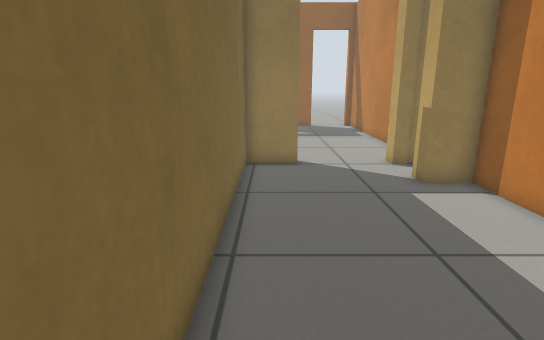
[1] (above)

19 first-person views from a walk through a Gazebo world. The camera is 0.79 m above the floor, tilts 14° down and sees 80° across. The floor is counted in squares, 0.25 m on a side. Each view is taken from the middle of a square. On the plan, view 1 faces up. The plan holds only what a view shows up to about 20 squares ahead; the rest is blank.

[2]
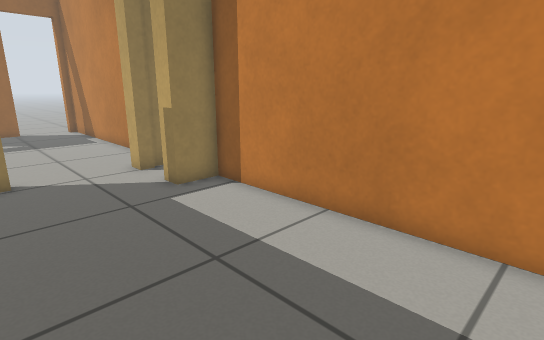

[3]
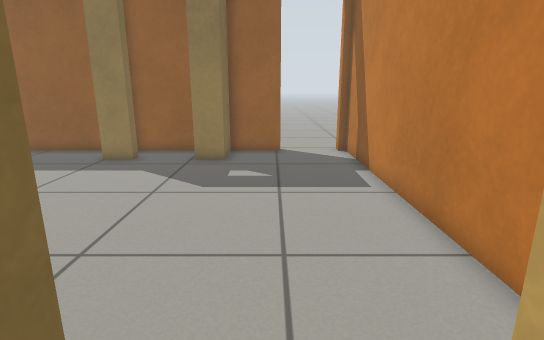

[4]
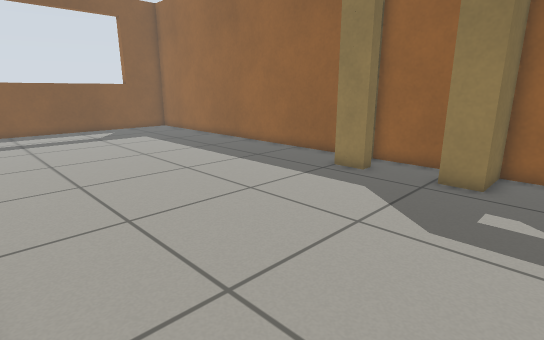

[5]
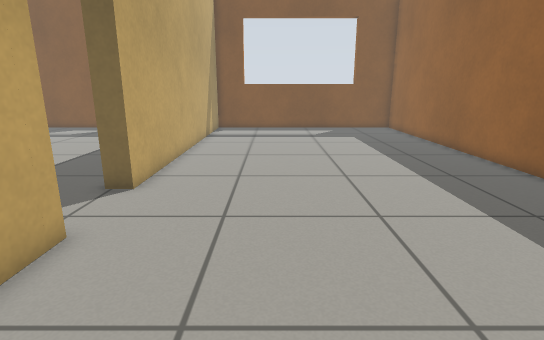

[6]
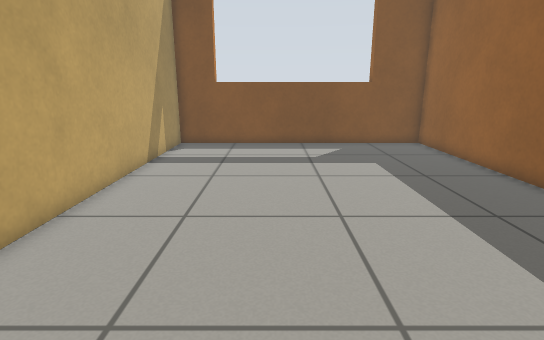

[7]
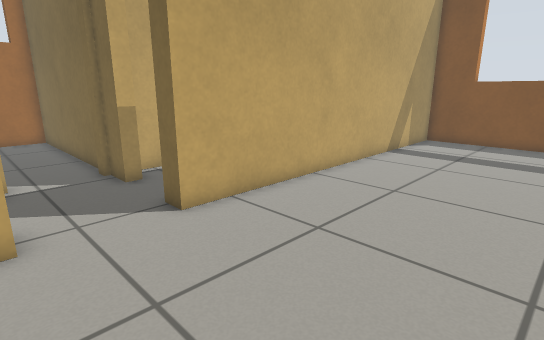

[8]
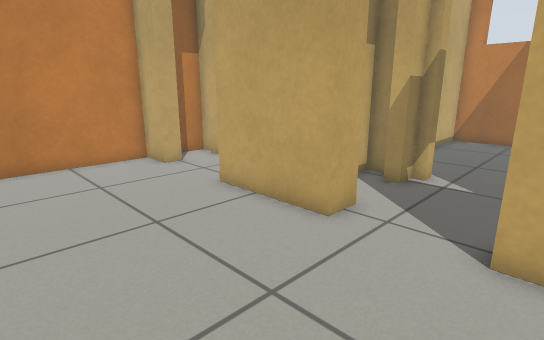

[9]
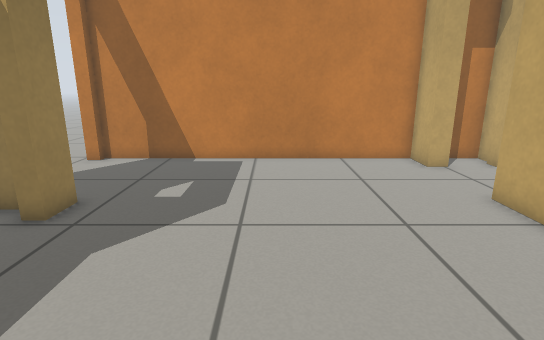

[10]
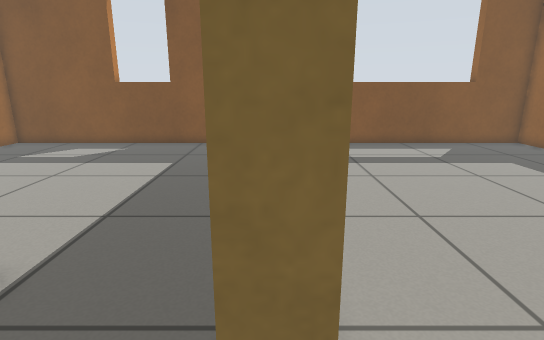

[11]
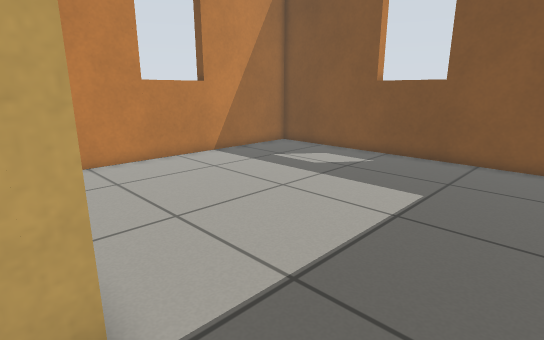

[12]
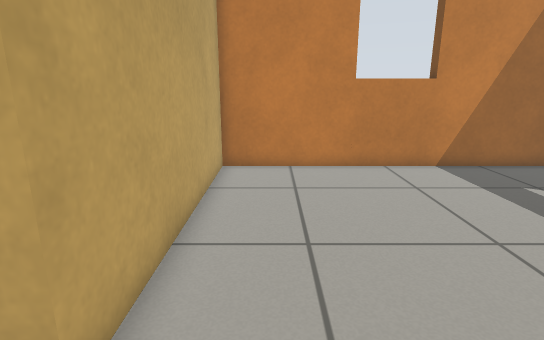

[13]
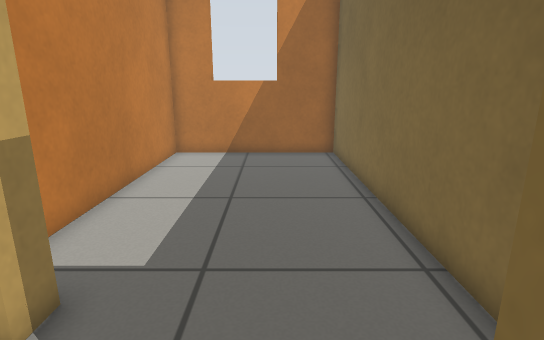

[14]
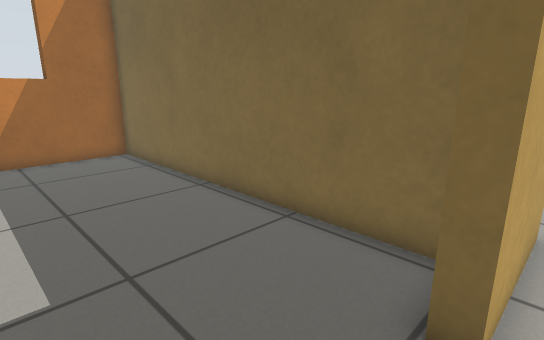

[15]
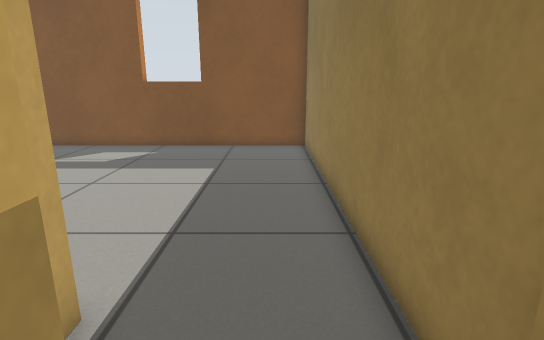

[16]
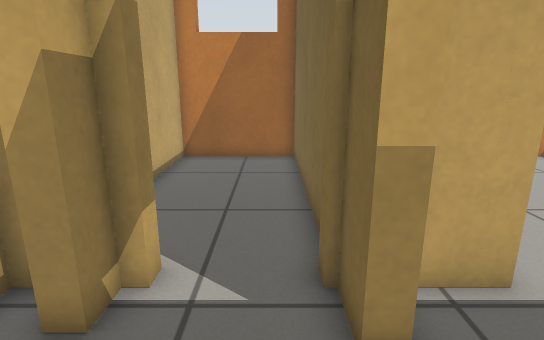

[17]
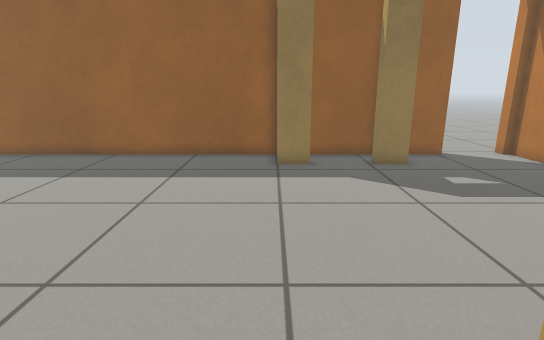

[18]
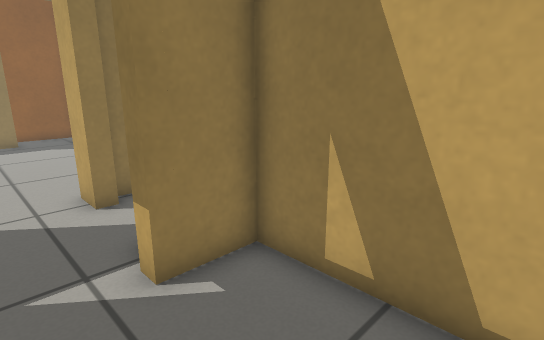

[19]
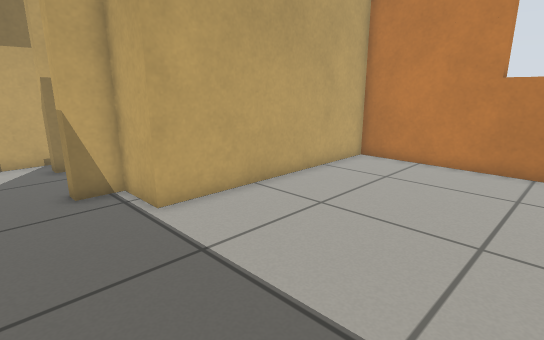

### Floor plan
Points are (right, up) in squares from view 1. A wall is a line through its corners. A room is listed if a view was taken in it or the views show most of it. See-through windows are left out.
Room 1 (views 1, 2, 3)
walls: (5.2, 13.6) (5.2, 14.5); (1.1, 14.5) (1.1, 13.9) (-1.1, 13.9) (-1.1, -1.3) (6.9, -1.3) (6.9, 10.7) (5.2, 10.7) (5.2, 11.6)
ways out: opening at (3, 14) to room 2; open door at (5.5, 12.5)
Room 2 (views 4, 5, 6, 7, 8, 9, 10, 13, 14, 15, 16, 17)
walls: (-4.8, 27.3) (-4.8, 28.4); (-3.4, 26.6) (-4.9, 26.6); (-4.8, 28.8) (-24.4, 28.8) (-24.4, 14.5) (-7.1, 14.5) (-7.1, 13.5); (-3.5, 13.2) (-3.5, 14.5) (1.1, 14.5); (-7.1, 10.7) (-7.1, 9.2); (-4, 9.3) (-3.5, 9.3) (-3.5, 10.3); (3.5, 28.8) (0.8, 28.8) (0.8, 26.6) (-0.5, 26.6); (5.2, 14.5) (6.9, 14.5) (6.9, 28.8)
ways out: opening at (3, 14) to room 1; open door at (-7.5, 12) to room 3; open door at (-5, 9) to room 4; open door at (-2, 27) to room 5; open door at (-3, 12); open door at (5, 29)
Room 3 (views 11, 12, 19)
walls: (-8, 13.9) (-24.4, 13.9) (-24.4, -1.3) (-9.9, -1.3) (-9.9, 9.3) (-7.7, 9.3) (-7.7, 10.7)
ways out: open door at (-7.5, 12) to room 2
Room 4 (view 18)
walls: (-7.1, 8) (-7.1, -1.3) (-1.7, -1.3) (-1.7, 8.7) (-4, 8.7)
ways out: open door at (-5, 9) to room 2
Room 5 (no view inside)
walls: (0.1, 28.8) (-4.2, 28.8)
low walls: (0.2, 27.7) (0.2, 28.4)
ways out: open door at (-2, 27) to room 2

Positions as (right, up) in squares from view 1, and headings:
1: (0, 0), facing up
2: (0, 1), facing up-right
3: (3, 12), facing up
4: (3, 15), facing up-left
5: (3, 19), facing left
6: (-5, 20), facing left
7: (-3, 22), facing down-left
8: (-8, 21), facing down-right
9: (-8, 21), facing right
10: (-5, 14), facing left
11: (-9, 13), facing down-left
12: (-12, 12), facing down
13: (2, 15), facing down
14: (5, 15), facing down-left
15: (-6, 12), facing left
16: (-6, 14), facing down
17: (-5, 13), facing up
18: (-6, 4), facing up-right
19: (-18, 13), facing down-right
